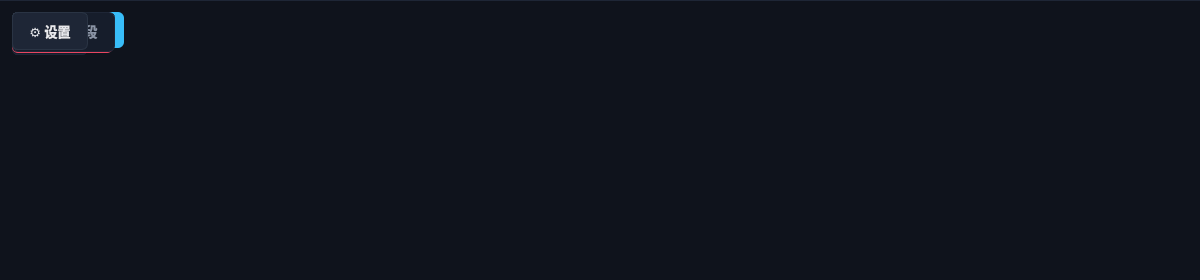
<?xml version="1.0" encoding="UTF-8"?>
<ui version="4.0">
 <class>TimelineEditor</class>
 <widget class="QWidget" name="TimelineEditor">
  <property name="geometry">
   <rect>
    <x>0</x>
    <y>0</y>
    <width>1200</width>
    <height>280</height>
   </rect>
  </property>
  <property name="minimumSize">
   <size>
    <width>0</width>
    <height>0</height>
   </size>
  </property>
  <property name="maximumSize">
   <size>
    <width>16777215</width>
    <height>16777215</height>
   </size>
  </property>
  <property name="windowTitle">
   <string>时间轴编辑器</string>
  </property>
  <property name="styleSheet">
   <string notr="true">
QWidget#TimelineEditor {
    background-color: #0F131C;
    border-top: 1px solid #1E2636;
}
/* 工具栏按钮样式 */
QPushButton {
    background-color: #1E2636;
    border: 1px solid #2A3444;
    border-radius: 6px;
    padding: 8px 16px;
    color: #E8E9ED;
    font-size: 10pt;
    font-weight: 500;
}
QPushButton:hover {
    background-color: #242D3D;
    border: 1px solid #38BDF8;
}
QPushButton:pressed {
    background-color: #2A3444;
}
QPushButton:disabled {
    background-color: #161D2B;
    color: #8A94A6;
    border: 1px solid #1E2636;
}
/* 主要操作按钮 */
QPushButton#btnPlay {
    background-color: #6EE7B7;
    border: none;
    color: #0A0D12;
    font-weight: 600;
    padding: 10px 24px;
}
QPushButton#btnPlay:hover {
    background-color: #7FEFC5;
}
QPushButton#btnAddSegment {
    background-color: #38BDF8;
    border: none;
    color: #0A0D12;
    font-weight: 600;
}
QPushButton#btnAddSegment:hover {
    background-color: #4AC5FF;
}
QPushButton#btnDeleteSegment {
    background-color: #E94560;
    border: none;
    color: #FFFFFF;
    font-weight: 600;
}
QPushButton#btnDeleteSegment:hover {
    background-color: #F05575;
}
/* 标签样式 */
QLabel {
    color: #C8D2E0;
    font-size: 10pt;
}
/* 循环勾选 */
QCheckBox {
    color: #C8D2E0;
    font-size: 10pt;
    spacing: 6px;
}
QCheckBox:hover {
    color: #38BDF8;
}
QCheckBox::indicator {
    width: 15px;
    height: 15px;
    border: 1px solid #2A3444;
    border-radius: 4px;
    background-color: #161D2B;
}
QCheckBox::indicator:hover {
    border: 1px solid #38BDF8;
}
QCheckBox::indicator:checked {
    background-color: #38BDF8;
    border: 1px solid #38BDF8;
}
   </string>
  </property>
  <layout class="QVBoxLayout" name="verticalLayout">
   <property name="spacing">
    <number>8</number>
   </property>
   <property name="leftMargin">
    <number>12</number>
   </property>
   <property name="topMargin">
    <number>12</number>
   </property>
   <property name="rightMargin">
    <number>12</number>
   </property>
   <property name="bottomMargin">
    <number>12</number>
   </property>
   <item>
    <widget class="QWidget" name="toolbarContainer">
     <widget class="QLabel" name="labelTitle">
      <property name="text">
       <string>动作时间轴</string>
      </property>
      <property name="styleSheet">
       <string notr="true">
QLabel {
    font-size: 12pt;
    font-weight: bold;
    color: #38BDF8;
}
        </string>
      </property>
     </widget>
     <widget class="QPushButton" name="btnPlay">
      <property name="text">
       <string>▶ 播放</string>
      </property>
     </widget>
     <widget class="QPushButton" name="btnPause">
      <property name="text">
       <string>⏸ 暂停</string>
      </property>
      <property name="enabled">
       <bool>false</bool>
      </property>
     </widget>
     <widget class="QPushButton" name="btnStop">
      <property name="text">
       <string>⏹ 停止</string>
      </property>
      <property name="enabled">
       <bool>false</bool>
      </property>
     </widget>
     <widget class="QCheckBox" name="checkLoop">
      <property name="text">
       <string>🔁 循环</string>
      </property>
      <property name="toolTip">
       <string>播到末尾后自动从头继续，直到手动停止</string>
      </property>
     </widget>
     <widget class="QLabel" name="labelProgress">
      <property name="text">
       <string>0.00 / 0.00 s</string>
      </property>
      <property name="minimumSize">
       <size>
        <width>110</width>
        <height>0</height>
       </size>
      </property>
      <property name="styleSheet">
       <string notr="true">
QLabel {
    color: #C8D2E0;
    font-family: &quot;Consolas&quot;, &quot;DejaVu Sans Mono&quot;, monospace;
}
        </string>
      </property>
     </widget>
     <widget class="QPushButton" name="btnAddSegment">
      <property name="toolTip">
       <string>添加一段机械臂关节轨迹</string>
      </property>
      <property name="text">
       <string>➕ 机械臂片段</string>
      </property>
     </widget>
     <widget class="QPushButton" name="btnAddHandSegment">
      <property name="toolTip">
       <string>添加一段灵巧手动作（机械臂保持不动）</string>
      </property>
      <property name="text">
       <string>✋ 夹爪片段</string>
      </property>
     </widget>
     <widget class="QPushButton" name="btnDeleteSegment">
      <property name="text">
       <string>🗑 删除片段</string>
      </property>
     </widget>
     <widget class="QPushButton" name="btnDuplicateSegment">
      <property name="toolTip">
       <string>复制当前选中的片段，追加到时间轴末尾</string>
      </property>
      <property name="text">
       <string>⧉ 复制片段</string>
      </property>
      <property name="enabled">
       <bool>false</bool>
      </property>
     </widget>
     <widget class="QLabel" name="labelSeparator">
      <property name="text">
       <string>|</string>
      </property>
      <property name="styleSheet">
       <string notr="true">
QLabel {
    color: #2A3444;
    font-size: 14pt;
}
        </string>
      </property>
     </widget>
     <widget class="QPushButton" name="btnNew">
      <property name="toolTip">
       <string>新建动作序列：清空当前时间轴，从头开始编排</string>
      </property>
      <property name="text">
       <string>📄 新建</string>
      </property>
     </widget>
     <widget class="QPushButton" name="btnSave">
      <property name="text">
       <string>💾 保存</string>
      </property>
     </widget>
     <widget class="QPushButton" name="btnLoad">
      <property name="text">
       <string>📁 加载</string>
      </property>
     </widget>
     <widget class="QPushButton" name="btnSettings">
      <property name="toolTip">
       <string>设置时间轴长度、默认片段时长、下发频率等</string>
      </property>
      <property name="text">
       <string>⚙ 设置</string>
      </property>
     </widget>
    </widget>
   </item>
   <item>
    <widget class="QWidget" name="timelineCanvas" native="true">
     <property name="minimumSize">
      <size>
       <width>0</width>
       <height>180</height>
      </size>
     </property>
    </widget>
   </item>
  </layout>
 </widget>
 <resources/>
 <connections/>
</ui>
